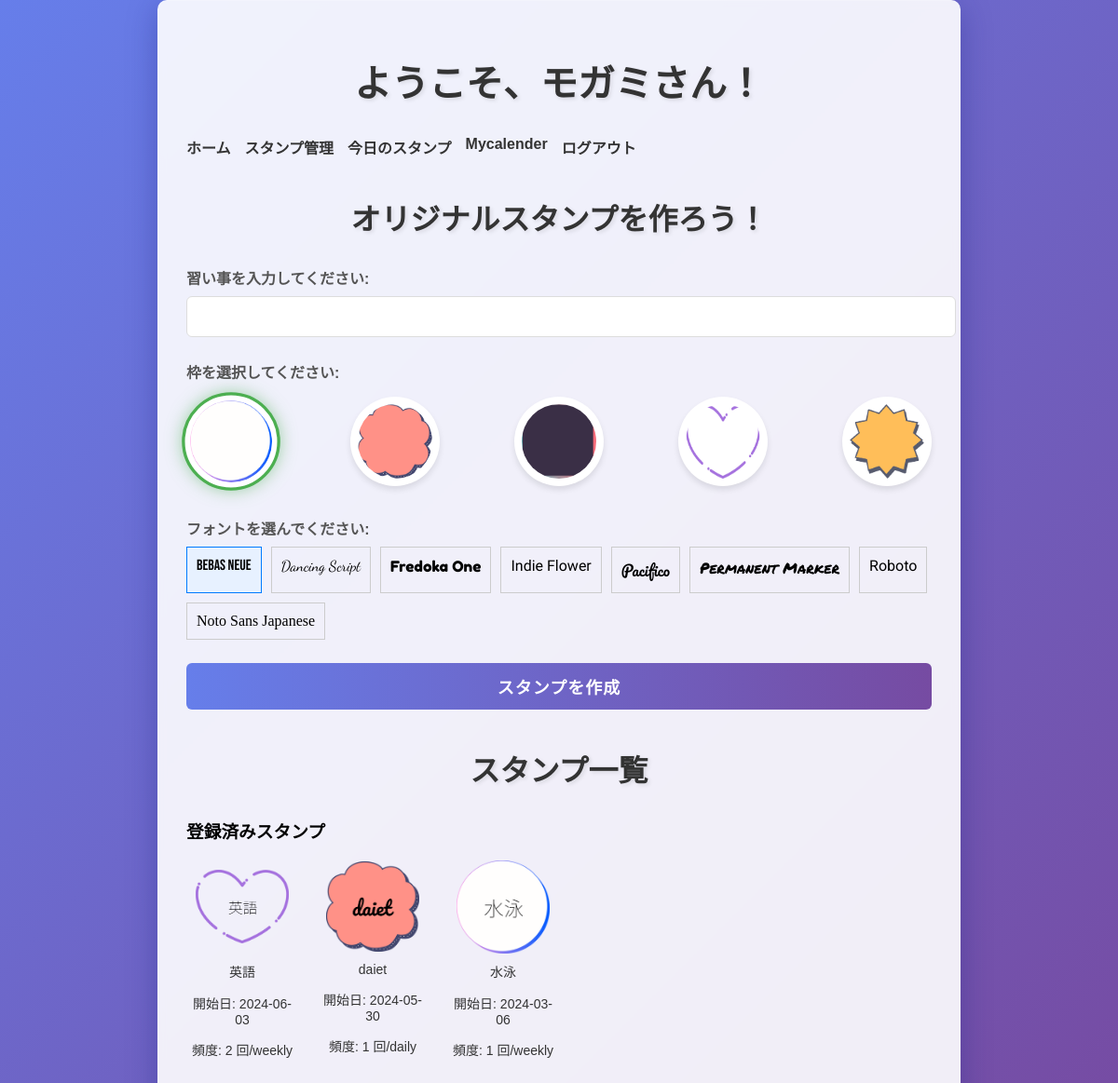
Screenshot of /stamp-creation/index.php (signed in) with the database file from the repository.
### tables this page shows
CREATE TABLE `users` (
  `id` int(11) UNSIGNED NOT NULL,
  `name` varchar(255) DEFAULT NULL,
  `kana` varchar(255) DEFAULT NULL,
  `nickname` varchar(100) DEFAULT NULL,
  `age` int(3) NOT NULL,
  `gender` enum('male','female','other') NOT NULL,
  `address` varchar(255) DEFAULT NULL,
  `email` varchar(500) DEFAULT NULL,
  `phone` varchar(255) DEFAULT NULL,
  `password` varchar(255) DEFAULT NULL,
  `created_at` timestamp NOT NULL DEFAULT current_timestamp()
);

CREATE TABLE `stamps` (
  `id` int(11) NOT NULL,
  `hobby` varchar(255) NOT NULL,
  `shape` varchar(50) NOT NULL,
  `font` varchar(50) NOT NULL,
  `image_path` varchar(255) NOT NULL,
  `created_at` timestamp NOT NULL DEFAULT current_timestamp(),
  `user_id` int(11) DEFAULT NULL,
  `status` enum('draft','registered') DEFAULT 'draft',
  `encouragement_image_path` varchar(255) DEFAULT NULL,
  `encouragement_message` text DEFAULT NULL
);

### stamp-creation/index.php (the view, shortened to what this page needs)
<?php
require_once '../includes/db_connection.php';
$user_id = $_SESSION['user_id'];
$sql = "SELECT nickname FROM users WHERE id = ?";
$stmt = $conn->prepare($sql);
$stmt->bind_param("i", $user_id);
$stmt->execute();
$result = $stmt->get_result();
$user = $result->fetch_assoc();
$sql_draft = "SELECT * FROM stamps WHERE user_id = ? AND status = 'draft' ORDER BY created_at DESC";
$stmt_draft = $conn->prepare($sql_draft);
$stmt_draft->bind_param("i", $user_id);
$stmt_draft->execute();
$result_draft = $stmt_draft->get_result();
$draft_stamps = $result_draft->fetch_all(MYSQLI_ASSOC);
$sql_registered = "SELECT DISTINCT s.*, su.start_date, su.frequency_type, su.frequency_count
                   FROM stamps s
                   JOIN stamp_usage su ON s.id = su.stamp_id
                   WHERE s.user_id = ? AND s.status = 'registered'
                   GROUP BY s.id
                   ORDER BY su.start_date DESC";
$stmt_registered = $conn->prepare($sql_registered);
$stmt_registered->bind_param("i", $user_id);
$stmt_registered->execute();
$result_registered = $stmt_registered->get_result();
$registered_stamps = $result_registered->fetch_all(MYSQLI_ASSOC);
$has_stamps = !empty($draft_stamps) || !empty($registered_stamps);
?>
<!DOCTYPE html>
<html lang="ja">
<head>
    <link rel="stylesheet" type="text/css" href="styles.css">
</head>
<body>
    <div class="container">
        <header>
            <h1>ようこそ、<?php echo htmlspecialchars($user['nickname']); ?>さん！</h1>
            <nav>
                <ul>
                    <li><a href="../index.php">ホーム</a></li>
                    <li><a href="stamp_management.php">スタンプ管理</a></li>
                    <li><a href="../stamp-usage/index.php">今日のスタンプ</a></li>
                    <li><a href="../my-calendar/index.php">Mycalender</a></li>
                    <li><a href="../registration/logout.php">ログアウト</a></li>
                </ul>
            </nav>
        </header>
        <h2>オリジナルスタンプを作ろう！</h2>
        <form id="stampForm" method="post" action="save_stamp.php">
            <div class="form-group">
                <label for="hobby">習い事を入力してください:</label>
                <input type="text" id="hobby" name="hobby" required>
            </div>
            <div class="form-group">
                <label>枠を選択してください:</label>
                <div id="shapeOptions">
                    <label>
                        <img src="../assets/images/stamp_shapes/circle.png" alt="丸型">
                    </label>
                    <label>
                        <img src="../assets/images/stamp_shapes/cloud.png" alt="雲型">
                    </label>
                    <label>
                        <img src="../assets/images/stamp_shapes/square.png" alt="四角型">
                    </label>
                    <label>
                        <img src="../assets/images/stamp_shapes/heart.png" alt="ハート型">
                    </label>
                    <label>
                        <img src="../assets/images/stamp_shapes/star.png" alt="星型">
                    </label>
                </div>
            </div>
            <div class="form-group">
                <label>フォントを選んでください:</label>
                <div id="fontPreview" class="font-preview">
                </div>
            </div>
            <div class="form-group">
                <button type="submit">スタンプを作成</button>
            </div>
        </form>
        <div id="stampSelection">
            <h2>スタンプ一覧</h2>
            <div id="savedStamps">
                <?php if ($has_stamps): ?>
                    <?php if (!empty($registered_stamps)): ?>
                        <div class="stamp-section">
                            <h3>登録済みスタンプ</h3>
                            <div class="stamp-list">
                                <?php foreach ($registered_stamps as $stamp): ?>
                                    <div class="saved-stamp registered-stamp"
                                        data-stamp-id="<?php echo htmlspecialchars($stamp['id']); ?>">
                                        <img src="/lesson-management-system<?php echo htmlspecialchars($stamp['image_path']); ?>"
                                            alt="Registered Stamp">
                                        <p><?php echo htmlspecialchars($stamp['hobby']); ?></p>
                                        <p>開始日: <?php echo htmlspecialchars($stamp['start_date']); ?></p>
                                        <p>頻度:
                                            <?php echo htmlspecialchars($stamp['frequency_count']) . ' 回/' . htmlspecialchars($stamp['frequency_type']); ?>
                                        </p>
                                    </div>
                                <?php endforeach; ?>
                            </div>
                        </div>
                    <?php endif; ?>
                <?php else: ?>
                    <p>まだスタンプを作成していません。新しいスタンプを作成してみましょう！</p>
                <?php endif; ?>
            </div>
        </div>
    </div>
</body>
</html>

### stamp-creation/styles.css (style rules this page uses)
body { font-family: 'Arial', sans-serif; margin: 0; padding: 0; background: linear-gradient(135deg, #667eea 0%, #764ba2 100%); background-attachment: fixed; min-height: 100vh; display: flex; justify-content: center; align-items: center; }
.container { max-width: 800px; width: 90%; padding: 30px; background-color: rgba(255, 255, 255, 0.9); box-shadow: 0 8px 32px 0 rgba(31, 38, 135, 0.37); backdrop-filter: blur(4px); -webkit-backdrop-filter: blur(4px); border-radius: 10px; border: 1px solid rgba(255, 255, 255, 0.18); }
h1, h2 { color: #333; text-align: center; margin-bottom: 30px; font-size: 2.5em; text-shadow: 2px 2px 4px rgba(0,0,0,0.1); }
h2 { font-size: 2em; margin-top: 40px; }
.form-group { margin-bottom: 25px; }
label { display: block; margin-bottom: 8px; color: #555; font-weight: bold; }
input[type="text"], select { width: 100%; padding: 12px; border: 1px solid #ddd; border-radius: 6px; font-size: 16px; transition: border-color 0.3s ease; }
#shapeOptions { display: flex; justify-content: space-between; margin-top: 15px; }
#shapeOptions label { display: flex; flex-direction: column; align-items: center; cursor: pointer; }
#shapeOptions img { width: 80px; height: 80px; border: 3px solid transparent; border-radius: 50%; transition: all 0.3s ease; padding: 5px; background-color: white; box-shadow: 0 4px 6px rgba(0, 0, 0, 0.1); }
#shapeOptions input[type="radio"]:checked + img { border-color: #4CAF50; transform: scale(1.1); box-shadow: 0 0 15px rgba(76, 175, 80, 0.5); }
button { display: block; width: 100%; padding: 12px; background: linear-gradient(to right, #667eea, #764ba2); color: white; border: none; border-radius: 6px; font-size: 18px; font-weight: bold; cursor: pointer; transition: all 0.3s ease; text-transform: uppercase; letter-spacing: 1px; }
#savedStamps { display: block; }
.stamp-section { margin-bottom: 30px; }
.stamp-list { display: flex; flex-wrap: wrap; gap: 20px; }
.saved-stamp { width: 120px; text-align: center; }
.saved-stamp img { width: 100px; height: 100px; object-fit: contain; }
.saved-stamp p { margin-top: 5px; font-size: 14px; color: #333; }
.font-preview { display: flex; flex-wrap: wrap; gap: 10px; }
nav ul { list-style-type: none; padding: 0; display: flex; gap: 15px; margin-bottom: 20px; }
nav ul li a { text-decoration: none; color: #333; font-weight: bold; }

### stamp-creation/index.php (style rules this page uses)
.font-preview { display: flex; flex-wrap: wrap; gap: 10px; }

### rows the page displays
users: nickname "モガミ"
stamps: image_path (picture), hobby "英語", start_date "2024-06-03", frequency_count "2", frequency_type "weekly"
stamps: image_path (picture), hobby "daiet", start_date "2024-05-30", frequency_count "1", frequency_type "daily"
stamps: image_path (picture), hobby "水泳", start_date "2024-03-06", frequency_count "1", frequency_type "weekly"
